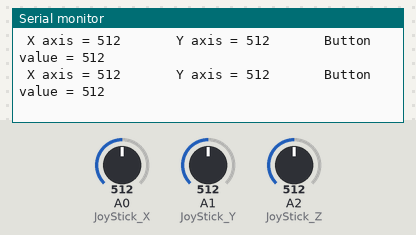
Simulated run of this sketch. Board: Arduino Uno, built with avr-gcc and run on an emulated ATmega328P. On the bench: the last lines printed to the serial monitor. Inputs (shaded band) come from the test bench; at power-on: A1 (JoyStick_Y) = 512, A0 (JoyStick_X) = 512, A2 (JoyStick_Z) = 512.

Above: at 10.0 s.
10.1 s: A1 (JoyStick_Y) set to 981
At 10.42 s:
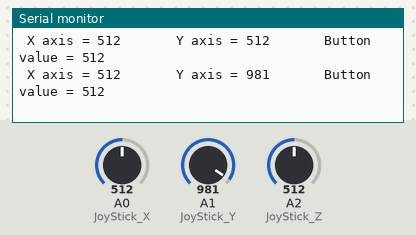
13.1 s: A1 (JoyStick_Y) set to 1009
At 13.23 s:
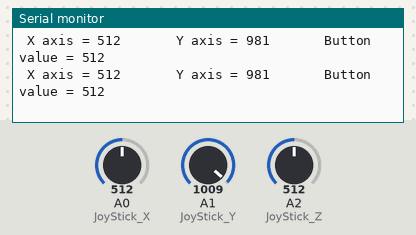
Timing chart, 0 to 16.1 s (numbered marks = the images above; inputs shaded):
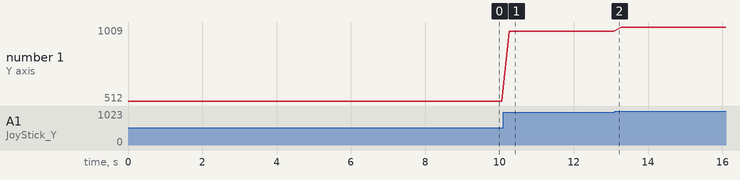

The sketch:

KY_023_Joystick.ino
```cpp
//Code write by Moz for YouTube changel LogMaker360, 12-10-2015
//Code belongs to this video: https://www.youtube.com/watch?v=-h_FQR-KcAY

int JoyStick_X = A0; // x
int JoyStick_Y = A1; // y
int JoyStick_Z = A2; // button
void setup ()
{
  pinMode (JoyStick_X, INPUT);
  pinMode (JoyStick_Y, INPUT);
  pinMode (JoyStick_Z, INPUT);
  Serial.begin (9600); // 9600 bps

}
void loop ()
{
  int x, y, z;
   x = analogRead (JoyStick_X);
  y = analogRead (JoyStick_Y);
  z = analogRead (JoyStick_Z);
  Serial.print(" X axis = ");
  Serial.print (x, DEC);
  Serial.print("       Y axis = ");
  Serial.print (y, DEC);
  Serial.print("       Button  value = ");
  Serial.print (z, DEC);
  delay(100);
  if(z == 0){
  Serial.print(" BUTTON is PRESSED");
  delay(1000);
  }
  Serial.println(); // start a new line
  delay (100);
}
```

Measured:
- after the input at 10.1 s, the serial monitor: prints a new line after 0.16 s (image 1)
- plotted number 1: 512 → 981 after the input at 10.1 s, 981 → 1009 after the input at 13.1 s
